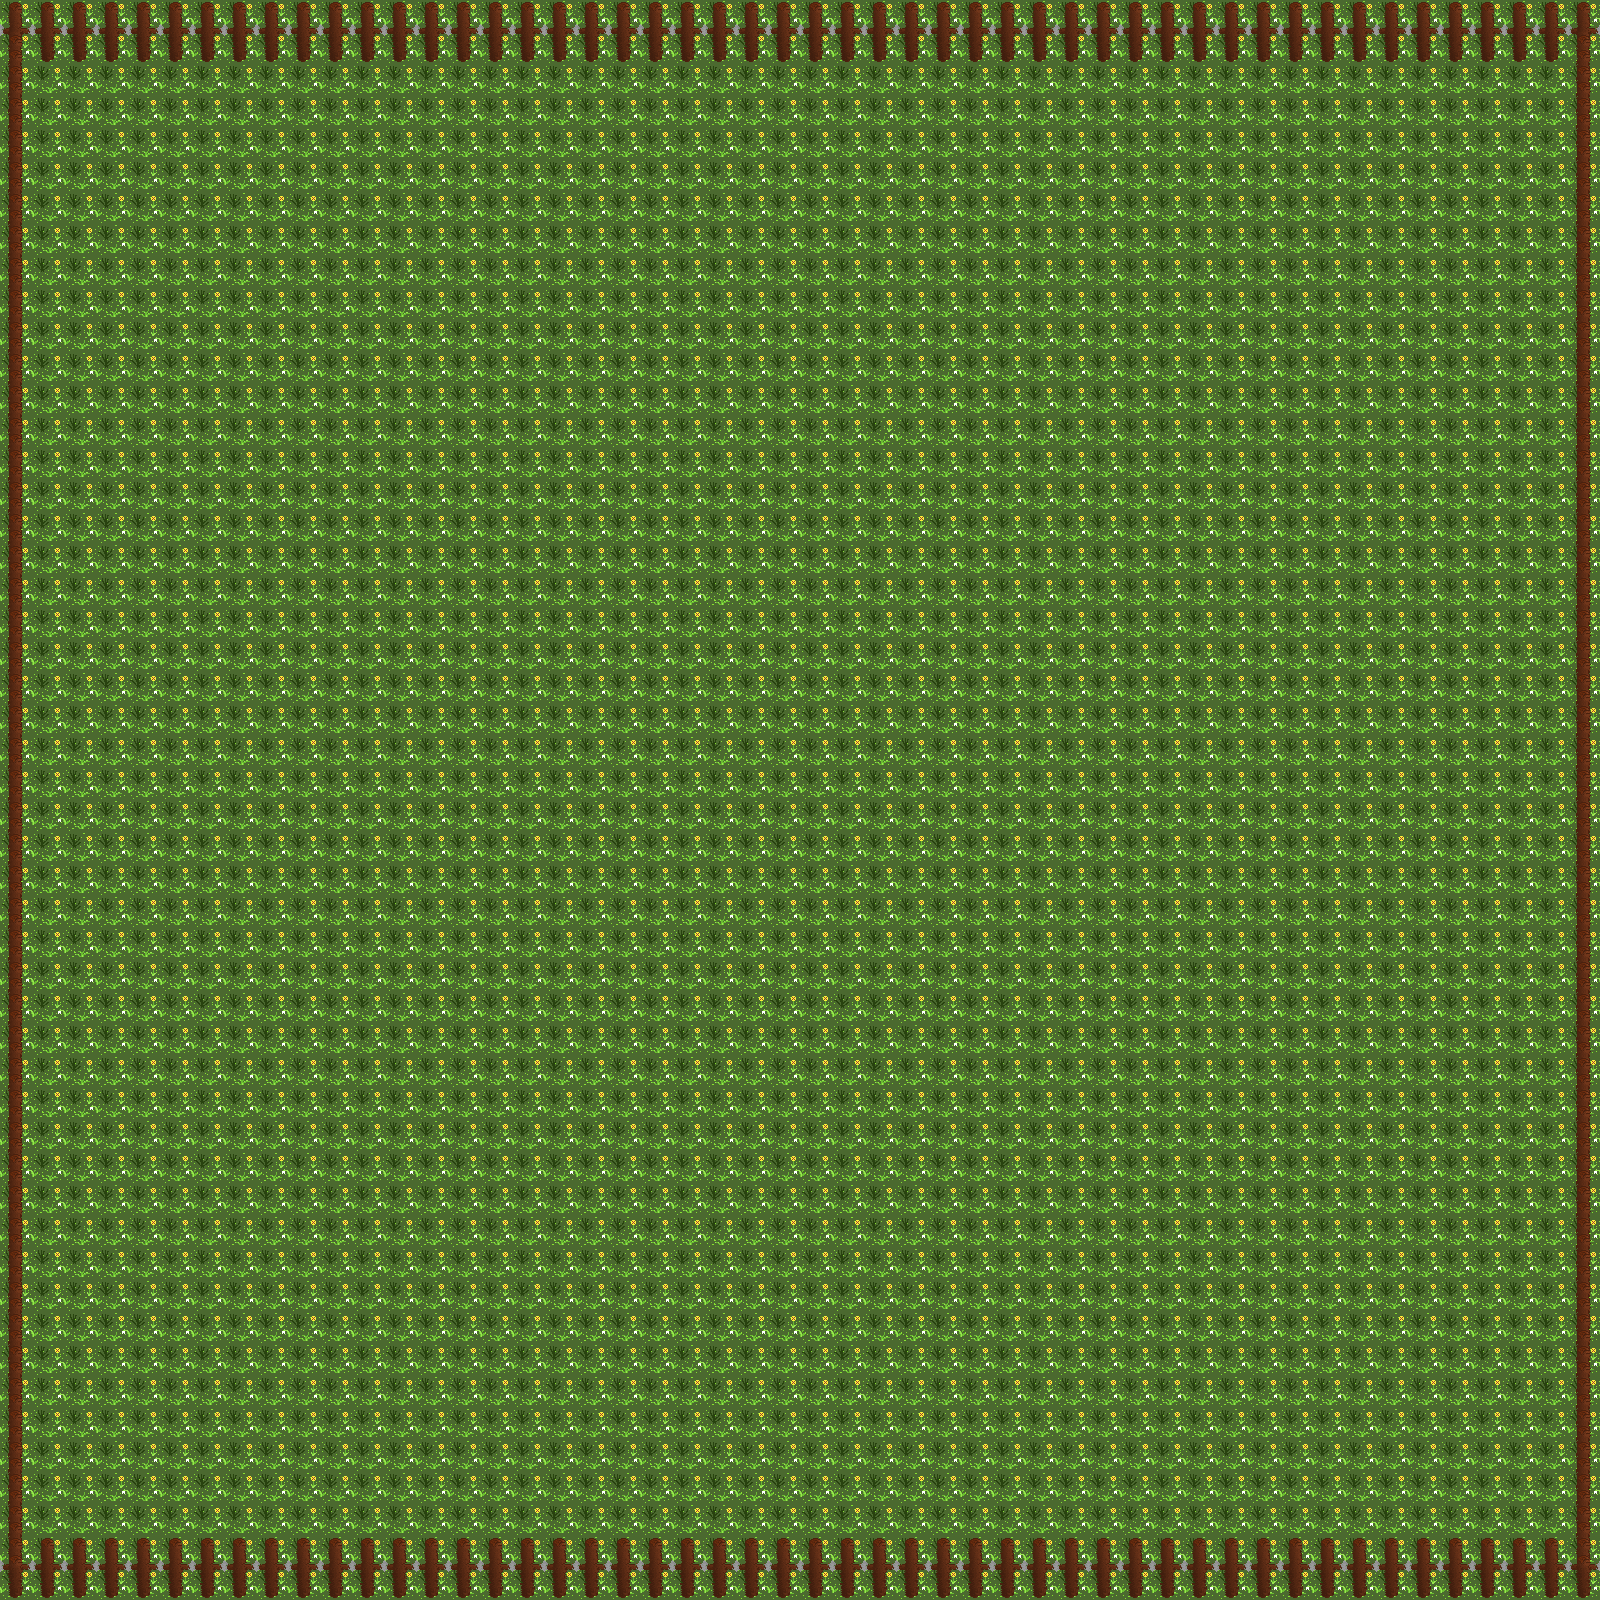

A level layout from a 2D game, rendered from its tile map. Below: a short description, then the map file with tile-grid data replaced by summaries:
An orthogonal 50x50 tile map with 32x32 px tiles, 2 tile layers (Tile Layer 2, Tile Layer 1).

<map version="1.4" tiledversion="1.4.3" orientation="orthogonal" renderorder="right-down" width="50" height="50" tilewidth="32" tileheight="32" infinite="0" nextlayerid="3" nextobjectid="1">
 <tileset firstgid="1" name="Sprite-0003" tilewidth="32" tileheight="32" tilecount="30" columns="6">
  <image source="Sprite-0003.png" width="192" height="160" />
  <tile id="11">
   <properties>
    <property name="collides" type="bool" value="true" />
   </properties>
  </tile>
  <tile id="12">
   <properties>
    <property name="collides" type="bool" value="true" />
   </properties>
  </tile>
  <tile id="13">
   <properties>
    <property name="collides" type="bool" value="true" />
   </properties>
  </tile>
  <tile id="17">
   <properties>
    <property name="collides" type="bool" value="true" />
   </properties>
  </tile>
  <tile id="18">
   <properties>
    <property name="collides" type="bool" value="true" />
   </properties>
  </tile>
  <tile id="19">
   <properties>
    <property name="collides" type="bool" value="true" />
   </properties>
  </tile>
  <tile id="22">
   <properties>
    <property name="collides" type="bool" value="true" />
   </properties>
  </tile>
  <tile id="23">
   <properties>
    <property name="collides" type="bool" value="true" />
   </properties>
  </tile>
  <tile id="28">
   <properties>
    <property name="collides" type="bool" value="true" />
   </properties>
  </tile>
  <tile id="29">
   <properties>
    <property name="collides" type="bool" value="true" />
   </properties>
  </tile>
 </tileset>
 <layer id="2" name="Tile Layer 2" width="50" height="50">
  <data>[2500 cells, 2500 non-empty, 1 distinct tile ids]</data>
 </layer>
 <layer id="1" name="Tile Layer 1" width="50" height="50">
  <data>[2500 cells, 292 non-empty, 5 distinct tile ids]</data>
 </layer>
</map>